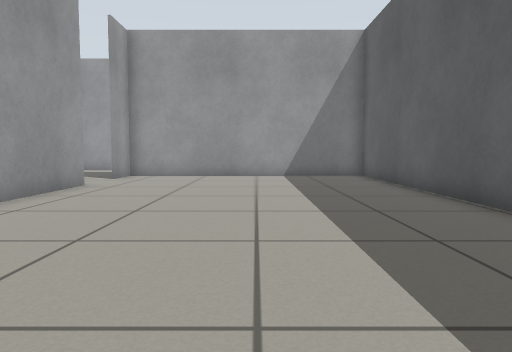
View 1 (above)

17 first-person views from a walk through a robot-simulator world made for Gazebo. The camera is 0.5 m above the floor, tilts 4° down and sees 70° across. The floor is counted in squares, 0.5 m on a side. Each view is taken from the middle of a square. On the plan, view 1 faces up. The plan holds only what a view shows up to about 13 squares ahead; the rest is blank. The place goes on beyond the plan.

View 2
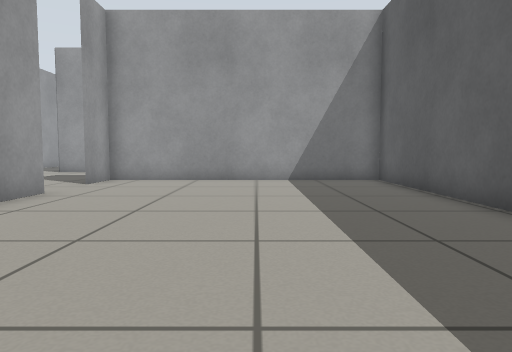

View 3
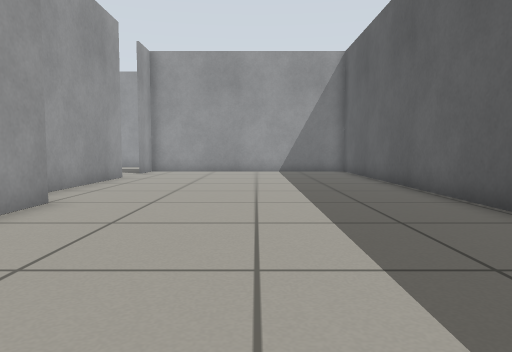

View 4
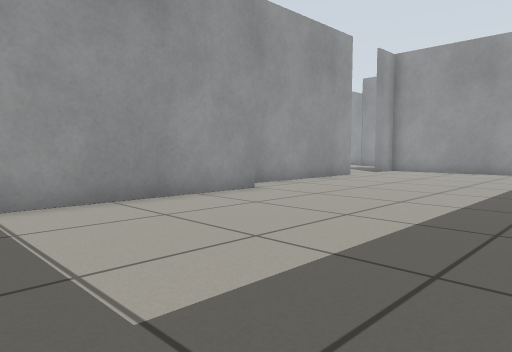

View 5
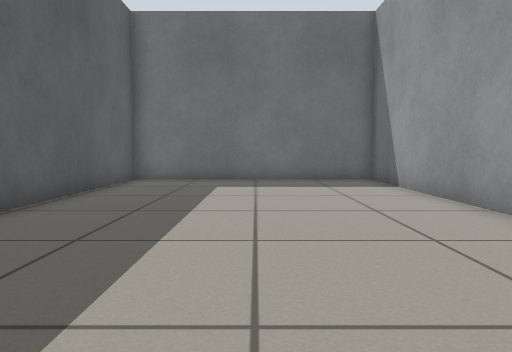

View 6
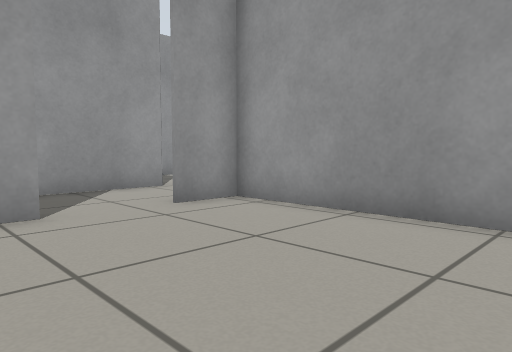

View 7
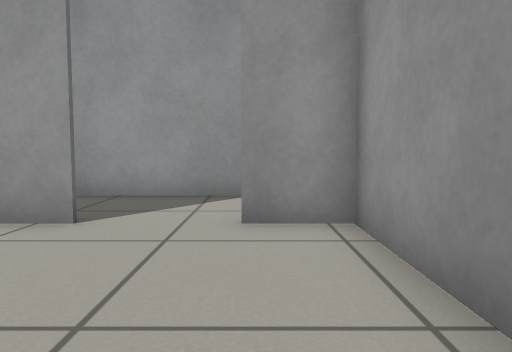

View 8
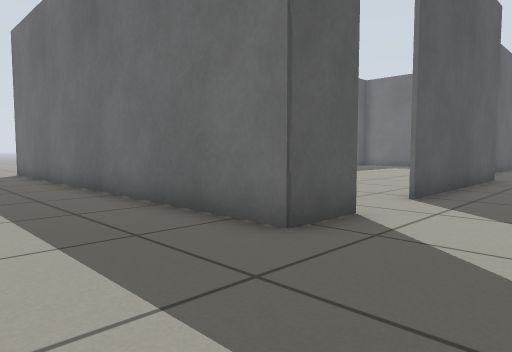

View 9
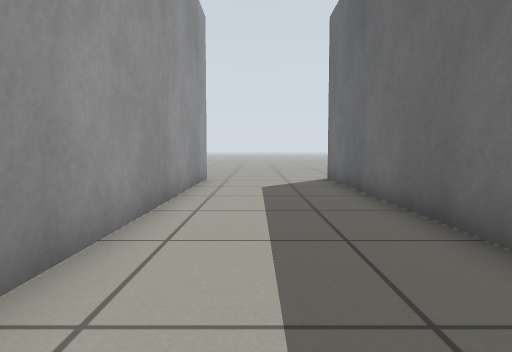

View 10
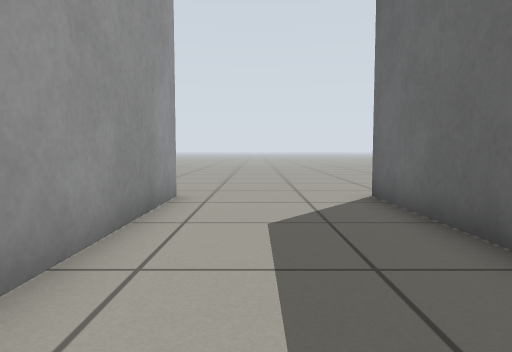

View 11
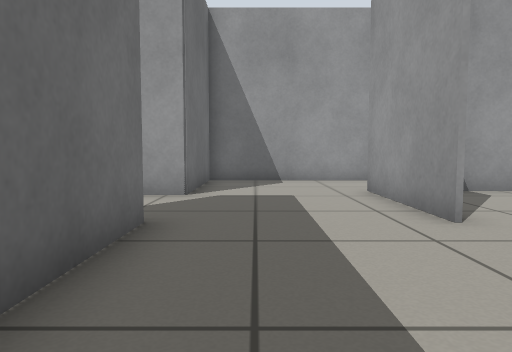

View 12
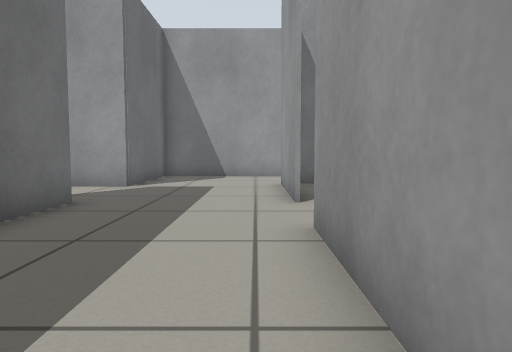

View 13
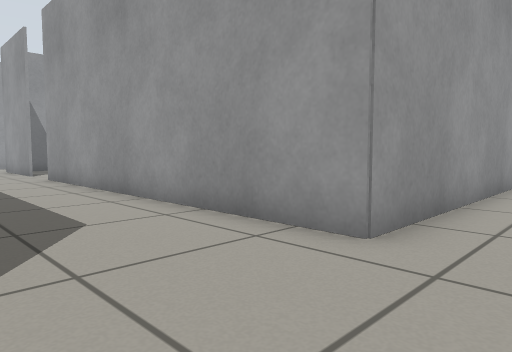

View 14
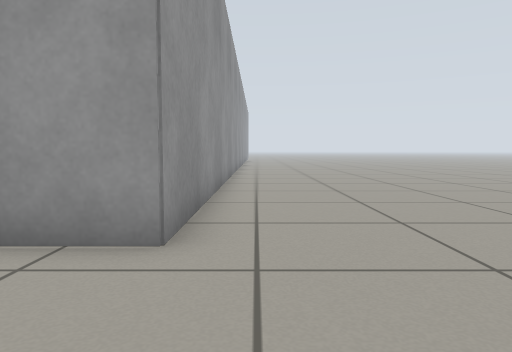

View 15
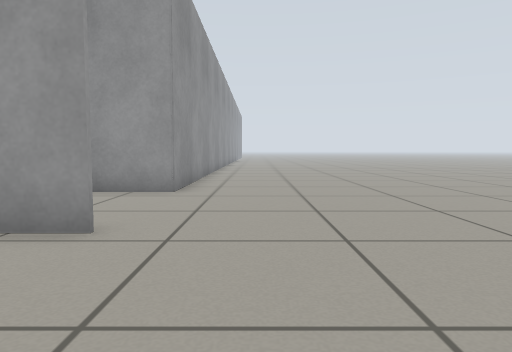

View 16
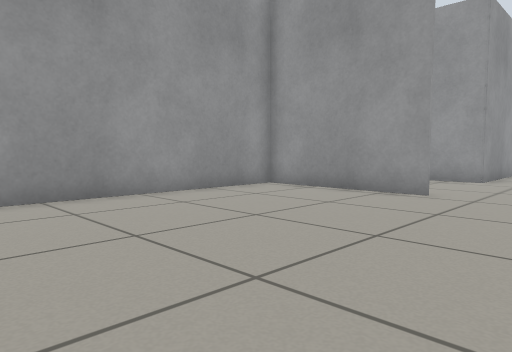

View 17
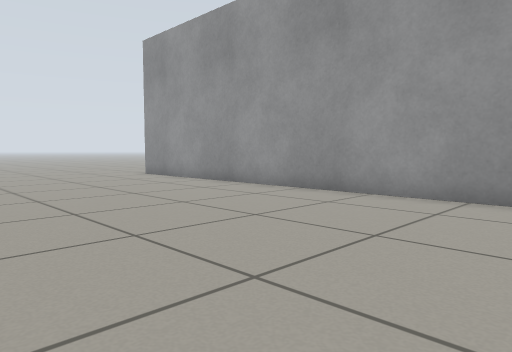

### Floor plan
Ten units are one square. View 1 is at (0, 0); x grows to the right and y downward. Boxes are objects, and circles mark ways between rooms. Rooms are numbered by the first view taken in them; rooms with no view inside come last. Other rooms are left out.
<svg viewBox="-127 -221 237 270">
<path fill="none" stroke="#000" d="M-39 -40 -40 44 41 44 42 -144M-51 -86 -51 -106M-49 -106 -49 -49M39 -144 -45 -144M-81 -134 -82 -89M-75 -188 -90 -188M-122 -197 -122 -144 -81 -144M90 -216 90 -188 -28 -188M-46 -144 90 -144M-50 -188 -75 -188M-81 -144 -81 -134M91 -144 39 -144M43 -144 42 10"/>
<rect x="-55" y="-145" width="10" height="20" fill="#bbb"><title>grey box</title></rect>
<circle cx="-60" cy="-140" r="3" fill="#2a7"/>
<circle cx="-85" cy="-165" r="3" fill="#2a7"/>
<circle cx="105" cy="-140" r="3" fill="#2a7"/>
<text x="-10" y="-60">1</text>
<text x="-100" y="-170">2</text>
<text x="30" y="-170">3</text>
<text x="80" y="-30">4</text>
</svg>
Room 1 opens to room 3. Room 2 opens to room 3. Room 3 opens to room 4.

Where each view was taken, in squares from view 1:
view 1: 0 up, 0 right, facing up
view 2: 2 up, 0 right, facing up
view 3: 3 down, 0 right, facing up
view 4: 3 down, 3 right, facing up-left
view 5: 8 up, 0 right, facing down
view 6: 9 up, 1 right, facing up-left
view 7: 13 up, 0 right, facing left
view 8: 18 up, 8 left, facing down-right
view 9: 17 up, 4 left, facing right
view 10: 17 up, 1 right, facing right
view 11: 16 up, 0 right, facing left
view 12: 18 up, 2 right, facing left
view 13: 15 up, 11 right, facing up-left
view 14: 15 up, 10 right, facing up
view 15: 10 up, 11 right, facing up
view 16: 6 up, 12 right, facing up-left
view 17: 10 up, 12 right, facing down-left
